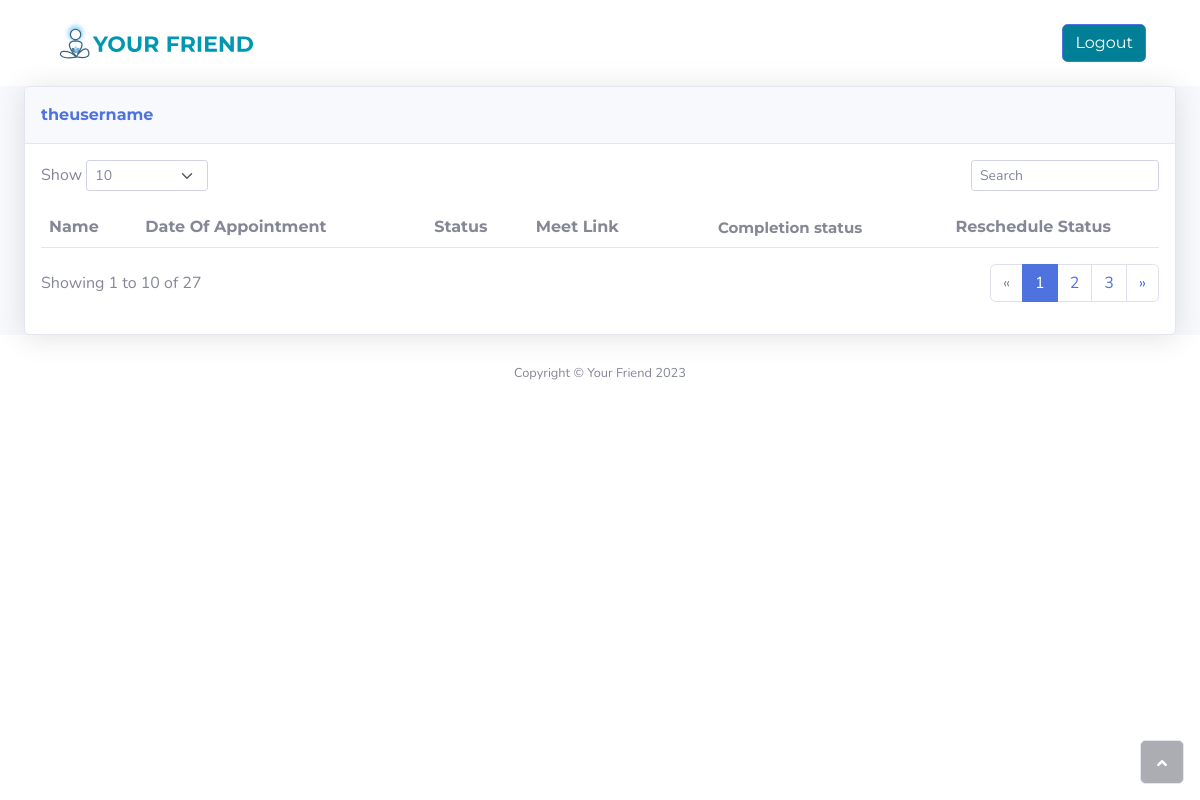
The app's page /auth/myappointments/ (signed in), older data.
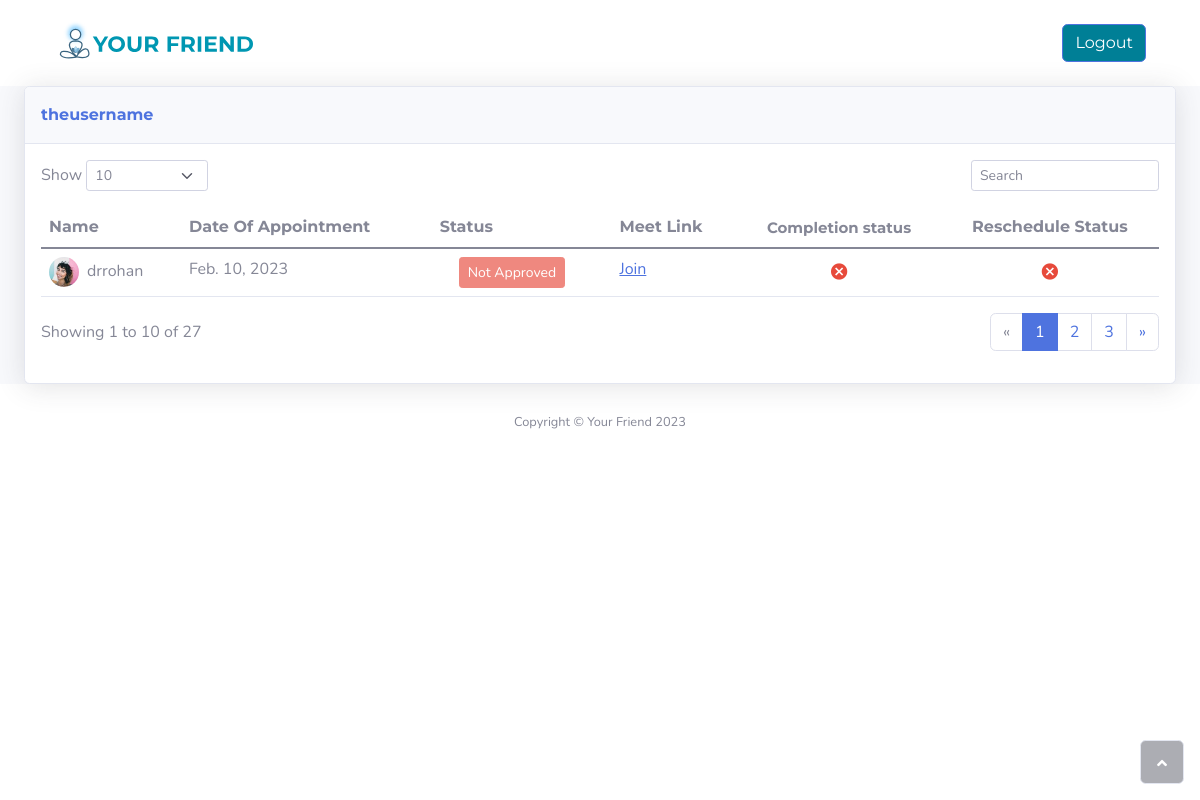
The same page, newer data.
### home/models.py (models this page shows, shortened)
class Appointment(models.Model):
    name = models.CharField(max_length = 150)
    age = models.IntegerField()
    patient = models.ForeignKey(User, related_name="patient", on_delete=models.CASCADE)
    doctor = models.ForeignKey(User, related_name="doctor", on_delete=models.CASCADE)
    date = models.DateField()
    meet_link = models.CharField(max_length = 150)
    approved = models.BooleanField(default=False)
    conducted = models.BooleanField(default=False)
    is_rescheduled = models.BooleanField(default=False)

### accounts/models.py (models this page shows)
class User(AbstractUser):
    is_patient = models.BooleanField('Patient Status', default=False)
    is_consultant = models.BooleanField('Consultant Status', default=False)

### accounts/views.py (the view)
# urls.py: path('myappointments/', views.myappointments, name='myappointments'),
@login_required
def myappointments(request):
    userappointments = Appointment.objects.filter(patient = request.user)
    context = {'appointment': userappointments}
    return render(request, 'myappointments.html', context)

### templates/myappointments.html (shortened to what the changed rows need)
<!DOCTYPE html>
<html>
<head>
    <link rel="stylesheet" href="/static/bootstrap/css/bootstrap.min.css">
    <link rel="stylesheet" href="/static/fonts/fontawesome-all.min.css">
    <link rel="stylesheet" href="/static/fonts/ionicons.min.css">
    <link rel="stylesheet" href="/static/css/Navbar-Centered-Links-icons.css">
</head>
<body id="page-top">
    <div id="wrapper">
        <div class="d-flex flex-column" id="content-wrapper">
            <div id="content">
                <div class="container-fluid" id="patient-info">
                    <div class="card shadow">
                        <div class="card-body">
                            <div class="table-responsive table mt-2" id="dataTable" role="grid" aria-describedby="dataTable_info">
                                <table class="table my-0" id="dataTable">
                                    <thead>
                                        <tr>
                                            <th style="font-family: Montserrat, sans-serif;">Name</th>
                                            <th style="font-family: Montserrat, sans-serif;">Date Of Appointment</th>
                                            <th style="font-family: Montserrat, sans-serif;">Status</th>
                                            <th style="font-family: Montserrat, sans-serif;">Meet Link</th>
                                            <th class="text-center" style="font-family: Montserrat, sans-serif;font-size: 15px;">Completion status</th>
                                            <th class="text-center" style="font-family: Montserrat, sans-serif;">Reschedule Status</th>
                                        </tr>
                                    </thead>
                                    <tbody>
                                          {% for x in appointment %}
                                        <tr>
                                            <td><img class="rounded-circle me-2" width="30" height="30" src="/static/img/avatars/avatar1.jpeg">{{x.doctor}}</td>
                                            <td>{{x.date}}</td>
                                            <td>{% if x.approved %}<button class="btn btn-success btn-sm disabled" type="button" style="margin-left: 19px;" disabled="">Approved</button>{% else %}<button class="btn btn-danger btn-sm disabled" type="button" style="margin-left: 19px;" disabled="">Not Approved</button>{% endif %}</td>
                                            <td><a href ="https://{{x.meet_link}}">Join</td>
                                            <td class="text-center" style="text-align: center;">
                                                {% if x.is_conducted %}
                                                <i class="icon ion-android-done-all" style="color: var(--bs-red);font-family: Montserrat, sans-serif;font-size: 20px;text-align: center;"></i>
                                                {% else %}
                                                <i class="icon ion-android-cancel" style="color: var(--bs-red);font-family: Montserrat, sans-serif;font-size: 20px;text-align: center;"></i>
                                                {% endif %}
                                            </td>
                                            <td style="text-align: center;">
                                                {% if x.is_rescheduled %}
                                                <i class="icon ion-android-done-all" style="color: var(--bs-red);font-family: Montserrat, sans-serif;font-size: 20px;text-align: center;"></i>
                                                {% else %}
                                                <i class="icon ion-android-cancel" style="color: var(--bs-red);font-family: Montserrat, sans-serif;font-size: 20px;text-align: center;"></i>
                                                {% endif %}
                                            </td>
                                        </tr>
                                        {% endfor %}
                                    </tbody>
                                </table>
                            </div>
                        </div>
                    </div>
                </div>
            </div>
        </div><a class="border rounded d-inline scroll-to-top" href="#page-top"><i class="fas fa-angle-up"></i></a>
    </div>
</body>
</html>

Row changes from the older to the newer data that the page shows:
added Appointment: doctor "drrohan", date "Feb. 10, 2023", approved "Not Approved", is_rescheduled False (drawn)
